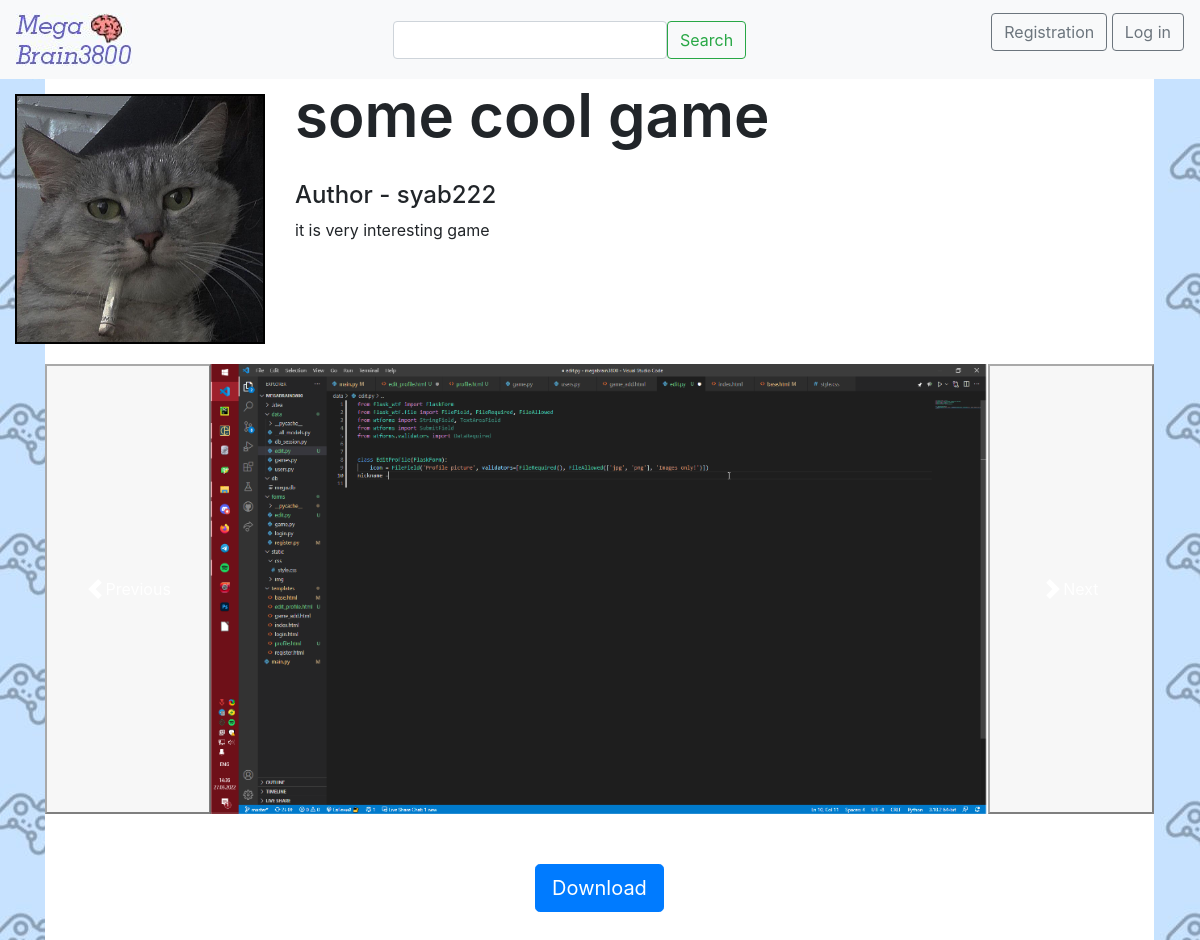
Screenshot of /game/1 with the database file from the repository.
### data/games.py (models this page shows)
class Game(SqlAlchemyBase):
    __tablename__ = 'games'
    id = sqlalchemy.Column(sqlalchemy.Integer, primary_key=True, autoincrement=True)
    title = sqlalchemy.Column(sqlalchemy.String, nullable=True)
    description = sqlalchemy.Column(sqlalchemy.String, nullable=True)
    icon = sqlalchemy.Column(sqlalchemy.String, nullable=True)
    created_date = sqlalchemy.Column(sqlalchemy.DateTime, default=datetime.datetime.now)
    slides = sqlalchemy.Column(sqlalchemy.String, nullable=True)
    archive = sqlalchemy.Column(sqlalchemy.String, nullable=True)
    user_id = sqlalchemy.Column(sqlalchemy.Integer,
                                sqlalchemy.ForeignKey("users.id"))
    user = orm.relation('User')

### data/users.py (models this page shows, shortened)
class User(SqlAlchemyBase, UserMixin):
    __tablename__ = 'users'
    id = sqlalchemy.Column(sqlalchemy.Integer,
                           primary_key=True, autoincrement=True)
    icon = sqlalchemy.Column(sqlalchemy.String, nullable=True)
    nickname = sqlalchemy.Column(sqlalchemy.String, nullable=True)
    email = sqlalchemy.Column(sqlalchemy.String,
                              index=True, unique=True, nullable=True)
    hashed_password = sqlalchemy.Column(sqlalchemy.String, nullable=True)
    created_date = sqlalchemy.Column(sqlalchemy.DateTime, default=datetime.datetime.now)
    about = sqlalchemy.Column(sqlalchemy.String, nullable=True)
    birthday = sqlalchemy.Column(sqlalchemy.String, nullable=True)
    games = orm.relation('Game', back_populates='user')

### main.py (the view)
@app.route('/game/<int:id>')
def game_page(id):
    search = SearchForm()
    db_sess = db_session.create_session()
    game = db_sess.query(Game).filter(Game.id == id).first()
    author = db_sess.query(User).filter(User.id == game.user_id).first()
    return render_template('game_page.html', search=search, game=game, username=author)

### forms/search.py
class SearchForm(FlaskForm):
    text = StringField('')
    submit = SubmitField('Search')

### data/db_session.py (called while the page is built)
def create_session() -> Session:
    global __factory
    return __factory()

### templates/game_page.html (shortened to what this page needs)
{% extends "base.html" %}
{% block content %}
<div class="page">
    <div class="row">
        <img class='game-icon' src="{{ game.icon }}" width="250" height="250">
        <div class="col">
            <div class="title">
                <h1 style="position: relative;font-size: 60px; margin-bottom: 30px; font-weight: 600;">{{ game.title }}</h1>
            </div>
            <div class="author">
                <h4>Author - {{ username.nickname }}</h4>
            </div>
            <div class="desc">
                <p>{{ game.description }}</p>
            </div>
        </div>
    </div>
    <div class="slider" width="775" height="450" style="margin-top: 20px;">
        <div id="carouselExampleControls" class="carousel slide w-100" data-bs-ride="carousel">
            <div class="carousel-inner">
                <div class="carousel-item active">
                    <img src="{{ game.slides.split(';')[0] }}" class="d-block" width="775" height="450" style="margin-left: 166px;">
                </div>
            </div>
            <button class="carousel-control-prev" type="button" data-bs-target="#carouselExampleControls"
                data-bs-slide="prev">
                <span class="carousel-control-prev-icon" aria-hidden="true"></span>
                <span class="visually-hidden">Previous</span>
            </button>
            <button class="carousel-control-next" type="button" data-bs-target="#carouselExampleControls"
                data-bs-slide="next">
                <span class="carousel-control-next-icon" aria-hidden="False"></span>
                <span class="visually-hidden">Next</span>
            </button>
        </div>
    </div>
    <div class="download-button">
        <a class="btn btn-primary btn-lg" href="{{ game.archive }}" download="">Download</a>
    </div>
</div>
{% endblock %}

### static/css/style.css (style rules this page uses)
body { background-color: #c7e2ff; background-image: url('../img/background.jpg'); }
.page { width: 1109px; height: 931px; background-color: #fff; }
img.game-icon { position: relative; border: 2px solid #000; margin-top: 15px; right: 15px; }
.download-button { position: relative; text-align: center; margin-top: 50px; }

### rows the page displays
Game: icon (picture), title "some cool game", description "it is very interesting game"
User: nickname "syab222"
